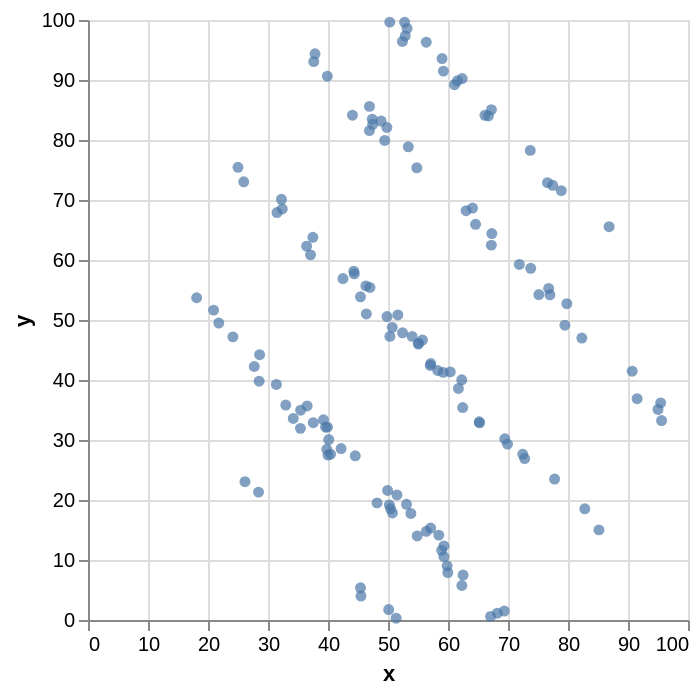

Write notebook code for a chart like this one.
### Code cell
alt.Chart(slant_down).mark_circle().encode(
    alt.X("x"),
    alt.Y("y")
)

### Figure 1 — Vega-Lite specification as saved in the notebook (floating-point values rounded to 4 significant figures; data arrays with more than 128 entries replaced by an {"elided": "..."} marker saying what was removed)
{"config": {"view": {"continuousWidth": 300, "continuousHeight": 300}}, "data": {"name": "data-8b6d5734463e73a8b3f2a94823f387e2"}, "mark": {"type": "circle"}, "encoding": {"x": {"field": "x", "type": "quantitative"}, "y": {"field": "y", "type": "quantitative"}}, "$schema": "https://vega.github.io/schema/vega-lite/v6.4.1.json", "datasets": {"data-8b6d5734463e73a8b3f2a94823f387e2": {"elided": "142 records"}}}
